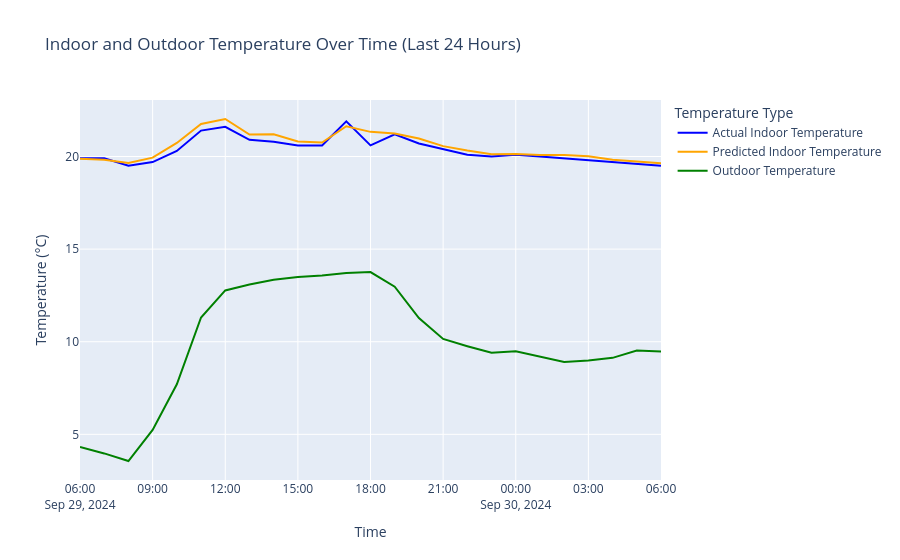

The cell this chart's notebook holds for it:
### Code cell
# Convert 'ts' column to datetime format if it's not already
df['ts'] = pd.to_datetime(df['ts'])  # Convert 'ts' to datetime

# Create a new DataFrame to hold the actual and predicted values along with outdoor temperature
results_df = df[['ts', 'Temperature_indoor']].copy()  # Copy the time series and actual indoor temperature
results_df['predicted_Temperature_indoor'] = best_model.predict(X)  # Add predicted indoor temperature using the model
results_df['Temperature_API'] = df['Temperature_API']  # Include outdoor temperature from the original dataframe

# Filter the results to include only the last 24 hours
last_24_hours = results_df[results_df['ts'] >= results_df['ts'].max() - pd.Timedelta(hours=24)]  # Select data from the last 24 hours

with warnings.catch_warnings(): ## Ignore this future warning since it is a Plotly problem, not a problem with my code
    warnings.simplefilter("ignore", FutureWarning)
    # Create the plotly figure
    fig = go.Figure()
    
    # Add traces for actual indoor temperature, predicted indoor temperature, and outdoor temperature
    fig.add_trace(go.Scatter(x=last_24_hours['ts'], y=last_24_hours['Temperature_indoor'], mode='lines', name='Actual Indoor Temperature', line=dict(color='blue')))  # Trace for actual indoor temperature
    fig.add_trace(go.Scatter(x=last_24_hours['ts'], y=last_24_hours['predicted_Temperature_indoor'], mode='lines', name='Predicted Indoor Temperature', line=dict(color='orange')))  # Trace for predicted indoor temperature
    fig.add_trace(go.Scatter(x=last_24_hours['ts'], y=last_24_hours['Temperature_API'], mode='lines', name='Outdoor Temperature', line=dict(color='green')))  # Trace for outdoor temperature
    
    # Update layout
    fig.update_layout(title='Indoor and Outdoor Temperature Over Time (Last 24 Hours)',  # Set the title of the plot
                      xaxis_title='Time',  # Label for the x-axis
                      yaxis_title='Temperature (°C)',  # Label for the y-axis
                      legend_title='Temperature Type',  # Title for the legend
                      hovermode='x')  # Enable hover mode for better interaction
    
    # Show the plot
    fig.show()  # Display the plot

### Figure 1 — Plotly figure (JSON) as saved in the notebook; plotly's stock layout.template omitted (floating-point values rounded to 4 significant figures)
{"data": [{"line": {"color": "blue"}, "mode": "lines", "name": "Actual Indoor Temperature", "type": "scatter", "x": ["2024-09-29T06:00:00", "2024-09-29T07:00:00", "2024-09-29T08:00:00", "2024-09-29T09:00:00", "2024-09-29T10:00:00", "2024-09-29T11:00:00", "2024-09-29T12:00:00", "2024-09-29T13:00:00", "2024-09-29T14:00:00", "2024-09-29T15:00:00", "2024-09-29T16:00:00", "2024-09-29T17:00:00", "2024-09-29T18:00:00", "2024-09-29T19:00:00", "2024-09-29T20:00:00", "2024-09-29T21:00:00", "2024-09-29T22:00:00", "2024-09-29T23:00:00", "2024-09-30T00:00:00", "2024-09-30T01:00:00", "2024-09-30T02:00:00", "2024-09-30T03:00:00", "2024-09-30T04:00:00", "2024-09-30T05:00:00", "2024-09-30T06:00:00"], "y": [19.9, 19.9, 19.5, 19.7, 20.3, 21.4, 21.6, 20.9, 20.8, 20.6, 20.6, 21.9, 20.6, 21.2, 20.7, 20.4, 20.1, 20, 20.1, 20, 19.9, 19.8, 19.7, 19.6, 19.5]}, {"line": {"color": "orange"}, "mode": "lines", "name": "Predicted Indoor Temperature", "type": "scatter", "x": ["2024-09-29T06:00:00", "2024-09-29T07:00:00", "2024-09-29T08:00:00", "2024-09-29T09:00:00", "2024-09-29T10:00:00", "2024-09-29T11:00:00", "2024-09-29T12:00:00", "2024-09-29T13:00:00", "2024-09-29T14:00:00", "2024-09-29T15:00:00", "2024-09-29T16:00:00", "2024-09-29T17:00:00", "2024-09-29T18:00:00", "2024-09-29T19:00:00", "2024-09-29T20:00:00", "2024-09-29T21:00:00", "2024-09-29T22:00:00", "2024-09-29T23:00:00", "2024-09-30T00:00:00", "2024-09-30T01:00:00", "2024-09-30T02:00:00", "2024-09-30T03:00:00", "2024-09-30T04:00:00", "2024-09-30T05:00:00", "2024-09-30T06:00:00"], "y": [19.88, 19.82, 19.65, 19.94, 20.73, 21.76, 22.02, 21.19, 21.2, 20.81, 20.75, 21.63, 21.33, 21.25, 20.97, 20.56, 20.33, 20.12, 20.14, 20.09, 20.08, 20.02, 19.82, 19.75, 19.64]}, {"line": {"color": "green"}, "mode": "lines", "name": "Outdoor Temperature", "type": "scatter", "x": ["2024-09-29T06:00:00", "2024-09-29T07:00:00", "2024-09-29T08:00:00", "2024-09-29T09:00:00", "2024-09-29T10:00:00", "2024-09-29T11:00:00", "2024-09-29T12:00:00", "2024-09-29T13:00:00", "2024-09-29T14:00:00", "2024-09-29T15:00:00", "2024-09-29T16:00:00", "2024-09-29T17:00:00", "2024-09-29T18:00:00", "2024-09-29T19:00:00", "2024-09-29T20:00:00", "2024-09-29T21:00:00", "2024-09-29T22:00:00", "2024-09-29T23:00:00", "2024-09-30T00:00:00", "2024-09-30T01:00:00", "2024-09-30T02:00:00", "2024-09-30T03:00:00", "2024-09-30T04:00:00", "2024-09-30T05:00:00", "2024-09-30T06:00:00"], "y": [4.32, 3.97, 3.56, 5.24, 7.7, 11.31, 12.77, 13.09, 13.35, 13.5, 13.58, 13.71, 13.76, 12.97, 11.28, 10.15, 9.76, 9.4, 9.48, 9.19, 8.91, 8.98, 9.13, 9.52, 9.47]}], "layout": {"autosize": true, "hovermode": "x", "legend": {"title": {"text": "Temperature Type"}}, "title": {"text": "Indoor and Outdoor Temperature Over Time (Last 24 Hours)"}, "xaxis": {"autorange": true, "range": ["2024-09-29 06:00", "2024-09-30 06:00"], "title": {"text": "Time"}, "type": "date"}, "yaxis": {"autorange": true, "range": [2.534, 23.05], "title": {"text": "Temperature (°C)"}, "type": "linear"}}}
